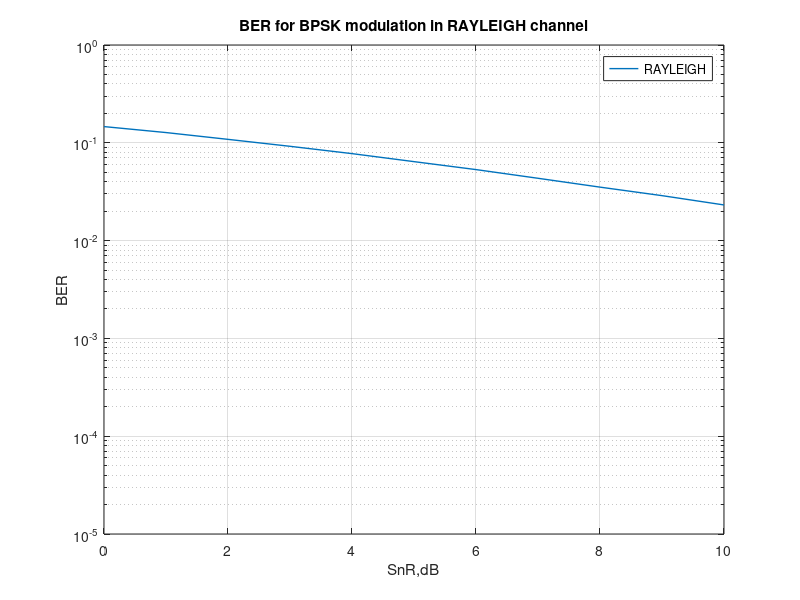

Reproduce this figure in MATLAB.
%Wireless Channel comparison using fading channel(BPSK modulation)
% Computing BER for BPSK modulation in a Rayleigh fading channel
clear; close all; clc; tic;
n = 10^6; % number of bits or symbols
bits = rand(1,n)>0.5; % generating 0,1 with equal probability
signal = 2*bits-1; % BPSK modulation 0 -> -1; 1 -> 1
Eb_n0_dB = [0:10]; % multbitsle Eb/n0 values
for i = 1:length(Eb_n0_dB)
   gn = 1/sqrt(2)*[randn(1,n) + j*randn(1,n)]; % white gaussian noise, 0dB variance 
   h = 1/sqrt(2)*[randn(1,n) + j*randn(1,n)]; % Rayleigh channel
   y = h.*signal + 10^(-Eb_n0_dB(i)/20)*gn;% Channel and noise addition 
   yHat = y./h;% equalization
   bitsHat = real(yHat)>0;% receiver - hard decision decoding
   num_Error(i) = size(find([bits- bitsHat]),2); % counting the errors
end
sim_BER = num_Error/n; % simulated ber
Ebn0Lin = 10.^(Eb_n0_dB/10);%Making snr linear for plotting
figure;
semilogy(Eb_n0_dB,sim_BER,'-','LineWidth',1);
axis([0 10 10^-5 1]);grid on;
legend( 'RAYLEIGH');xlabel('SnR,dB');ylabel('BER');
title('BER for BPSK modulation in RAYLEIGH channel');
